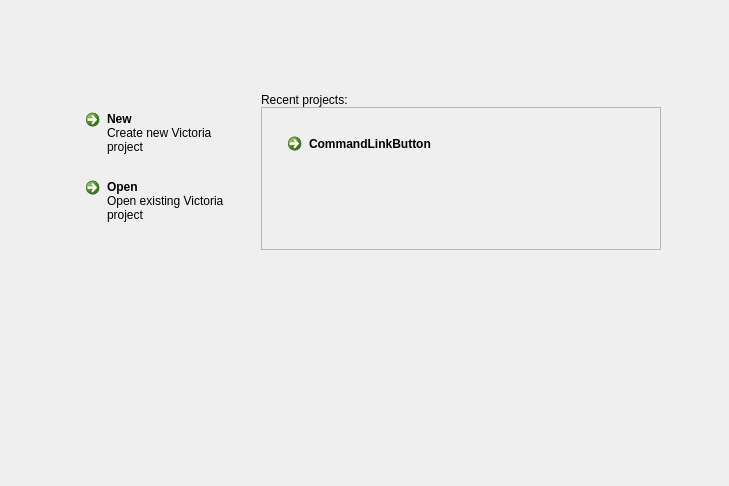
<?xml version='1.0' encoding='UTF-8'?>
<ui version="4.0">
 <class>WelcomeForm</class>
 <widget class="QWidget" name="WelcomeForm">
  <property name="geometry">
   <rect>
    <x>0</x>
    <y>0</y>
    <width>729</width>
    <height>486</height>
   </rect>
  </property>
  <property name="windowTitle">
   <string>Form</string>
  </property>
  <layout class="QHBoxLayout" name="horizontalLayout_2">
   <item>
    <spacer name="horizontalSpacer_2">
     <property name="orientation">
      <enum>Qt::Horizontal</enum>
     </property>
     <property name="sizeHint" stdset="0">
      <size>
       <width>40</width>
       <height>20</height>
      </size>
     </property>
    </spacer>
   </item>
   <item>
    <layout class="QVBoxLayout" name="verticalLayout_4">
     <property name="topMargin">
      <number>12</number>
     </property>
     <property name="bottomMargin">
      <number>12</number>
     </property>
     <item>
      <spacer name="verticalSpacer_2">
       <property name="orientation">
        <enum>Qt::Vertical</enum>
       </property>
       <property name="sizeHint" stdset="0">
        <size>
         <width>20</width>
         <height>40</height>
        </size>
       </property>
      </spacer>
     </item>
     <item>
      <layout class="QHBoxLayout" name="horizontalLayout">
       <property name="rightMargin">
        <number>0</number>
       </property>
       <item>
        <layout class="QVBoxLayout" name="verticalLayout">
         <item>
          <widget class="QWidget" name="widget_2" native="true">
           <property name="minimumSize">
            <size>
             <width>0</width>
             <height>300</height>
            </size>
           </property>
           <layout class="QVBoxLayout" name="verticalLayout_6">
            <item>
             <widget class="QCommandLinkButton" name="newButton">
              <property name="text">
               <string>New</string>
              </property>
              <property name="icon">
               <iconset resource="workspace2.qrc">
                <normaloff>:/images/resources/document_new.png</normaloff>:/images/resources/document_new.png</iconset>
              </property>
              <property name="iconSize">
               <size>
                <width>40</width>
                <height>40</height>
               </size>
              </property>
              <property name="description">
               <string>Create new Victoria project</string>
              </property>
             <property name="statusTip"><string>@welcomeform.newButton</string></property></widget>
            </item>
            <item>
             <widget class="QCommandLinkButton" name="openButton">
              <property name="text">
               <string>Open</string>
              </property>
              <property name="icon">
               <iconset resource="workspace2.qrc">
                <normaloff>:/images/resources/document_open.png</normaloff>:/images/resources/document_open.png</iconset>
              </property>
              <property name="iconSize">
               <size>
                <width>40</width>
                <height>40</height>
               </size>
              </property>
              <property name="description">
               <string>Open existing Victoria project</string>
              </property>
             <property name="statusTip"><string>@welcomeform.openButton</string></property></widget>
            </item>
            <item>
             <spacer name="verticalSpacer">
              <property name="orientation">
               <enum>Qt::Vertical</enum>
              </property>
              <property name="sizeHint" stdset="0">
               <size>
                <width>20</width>
                <height>40</height>
               </size>
              </property>
             </spacer>
            </item>
           </layout>
           <zorder>openButton</zorder>
           <zorder>openButton</zorder>
           <zorder>newButton</zorder>
           <zorder>verticalSpacer</zorder>
          <property name="statusTip"><string>@welcomeform.widget_2</string></property></widget>
         </item>
        </layout>
       </item>
       <item>
        <widget class="QWidget" name="recentFilesWidget" native="true">
         <property name="minimumSize">
          <size>
           <width>19</width>
           <height>0</height>
          </size>
         </property>
         <layout class="QVBoxLayout" name="verticalLayout_3">
          <property name="spacing">
           <number>0</number>
          </property>
          <property name="margin">
           <number>0</number>
          </property>
          <item>
           <widget class="QLabel" name="label">
            <property name="text">
             <string>Recent projects:</string>
            </property>
           <property name="statusTip"><string>@welcomeform.label</string></property></widget>
          </item>
          <item>
           <widget class="QScrollArea" name="recentScroll">
            <property name="minimumSize">
             <size>
              <width>400</width>
              <height>0</height>
             </size>
            </property>
            <property name="widgetResizable">
             <bool>true</bool>
            </property>
            <widget class="QWidget" name="filesScroll">
             <property name="geometry">
              <rect>
               <x>0</x>
               <y>0</y>
               <width>398</width>
               <height>141</height>
              </rect>
             </property>
             <layout class="QVBoxLayout" name="verticalLayout_2">
              <item>
               <widget class="QWidget" name="widget" native="true">
                <layout class="QVBoxLayout" name="verticalLayout_5">
                 <item>
                  <widget class="QCommandLinkButton" name="commandLinkButton_2">
                   <property name="text">
                    <string>CommandLinkButton</string>
                   </property>
                  <property name="statusTip"><string>@welcomeform.commandLinkButton_2</string></property></widget>
                 </item>
                </layout>
               <property name="statusTip"><string>@welcomeform.widget</string></property></widget>
              </item>
             </layout>
            <property name="statusTip"><string>@welcomeform.filesScroll</string></property></widget>
           <property name="statusTip"><string>@welcomeform.recentScroll</string></property></widget>
          </item>
          <item>
           <spacer name="verticalSpacer_4">
            <property name="orientation">
             <enum>Qt::Vertical</enum>
            </property>
            <property name="sizeHint" stdset="0">
             <size>
              <width>20</width>
              <height>40</height>
             </size>
            </property>
           </spacer>
          </item>
         </layout>
        <property name="statusTip"><string>@welcomeform.recentFilesWidget</string></property></widget>
       </item>
      </layout>
     </item>
     <item>
      <spacer name="verticalSpacer_3">
       <property name="orientation">
        <enum>Qt::Vertical</enum>
       </property>
       <property name="sizeHint" stdset="0">
        <size>
         <width>20</width>
         <height>40</height>
        </size>
       </property>
      </spacer>
     </item>
    </layout>
   </item>
   <item>
    <spacer name="horizontalSpacer_3">
     <property name="orientation">
      <enum>Qt::Horizontal</enum>
     </property>
     <property name="sizeHint" stdset="0">
      <size>
       <width>40</width>
       <height>20</height>
      </size>
     </property>
    </spacer>
   </item>
  </layout>
 <property name="statusTip"><string>@welcomeform.WelcomeForm</string></property></widget>
 <resources>
  <include location="workspace2.qrc"/>
 </resources>
 <connections/>
</ui>
